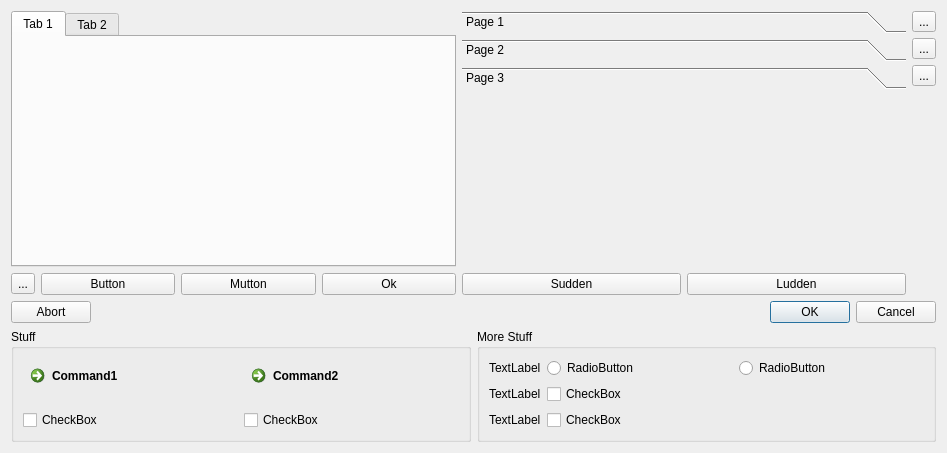
<?xml version="1.0" encoding="UTF-8"?>
<ui version="4.0">
 <class>Formedabelt</class>
 <widget class="QWidget" name="Formedabelt">
  <property name="geometry">
   <rect>
    <x>0</x>
    <y>0</y>
    <width>947</width>
    <height>453</height>
   </rect>
  </property>
  <property name="windowTitle">
   <string>Form</string>
  </property>
  <layout class="QVBoxLayout" name="verticalLayout_5">
   <item>
    <layout class="QVBoxLayout" name="verticalLayout_4">
     <item>
      <layout class="QHBoxLayout" name="horizontalLayout_3">
       <item>
        <layout class="QVBoxLayout" name="verticalLayout">
         <item>
          <widget class="QTabWidget" name="tabWidget">
           <widget class="QWidget" name="tab">
            <attribute name="title">
             <string>Tab 1</string>
            </attribute>
           </widget>
           <widget class="QWidget" name="tab_2">
            <attribute name="title">
             <string>Tab 2</string>
            </attribute>
           </widget>
          </widget>
         </item>
         <item>
          <layout class="QHBoxLayout" name="horizontalLayout">
           <item>
            <widget class="QToolButton" name="toolButton">
             <property name="text">
              <string>...</string>
             </property>
            </widget>
           </item>
           <item>
            <widget class="QPushButton" name="pushButton_2">
             <property name="text">
              <string>Button</string>
             </property>
            </widget>
           </item>
           <item>
            <widget class="QPushButton" name="pushButton_3">
             <property name="text">
              <string>Mutton</string>
             </property>
            </widget>
           </item>
           <item>
            <widget class="QPushButton" name="pushButton">
             <property name="text">
              <string>Ok</string>
             </property>
            </widget>
           </item>
          </layout>
         </item>
        </layout>
       </item>
       <item>
        <layout class="QVBoxLayout" name="verticalLayout_2">
         <item>
          <widget class="QToolBox" name="toolBox">
           <property name="currentIndex">
            <number>2</number>
           </property>
           <widget class="QWidget" name="page">
            <property name="geometry">
             <rect>
              <x>0</x>
              <y>0</y>
              <width>442</width>
              <height>154</height>
             </rect>
            </property>
            <attribute name="label">
             <string>Page 1</string>
            </attribute>
           </widget>
           <widget class="QWidget" name="page_2">
            <property name="geometry">
             <rect>
              <x>0</x>
              <y>0</y>
              <width>442</width>
              <height>154</height>
             </rect>
            </property>
            <attribute name="label">
             <string>Page 2</string>
            </attribute>
           </widget>
           <widget class="QWidget" name="page_3">
            <attribute name="label">
             <string>Page 3</string>
            </attribute>
           </widget>
          </widget>
         </item>
         <item>
          <layout class="QHBoxLayout" name="horizontalLayout_2">
           <item>
            <widget class="QPushButton" name="pushButton_4">
             <property name="text">
              <string>Sudden</string>
             </property>
            </widget>
           </item>
           <item>
            <widget class="QPushButton" name="pushButton_5">
             <property name="text">
              <string>Ludden</string>
             </property>
            </widget>
           </item>
          </layout>
         </item>
        </layout>
       </item>
       <item>
        <layout class="QVBoxLayout" name="verticalLayout_3">
         <item>
          <widget class="QToolButton" name="toolButton_2">
           <property name="text">
            <string>...</string>
           </property>
          </widget>
         </item>
         <item>
          <widget class="QToolButton" name="toolButton_3">
           <property name="text">
            <string>...</string>
           </property>
          </widget>
         </item>
         <item>
          <widget class="QToolButton" name="toolButton_4">
           <property name="text">
            <string>...</string>
           </property>
          </widget>
         </item>
         <item>
          <spacer name="verticalSpacer">
           <property name="orientation">
            <enum>Qt::Vertical</enum>
           </property>
           <property name="sizeHint" stdset="0">
            <size>
             <width>20</width>
             <height>40</height>
            </size>
           </property>
          </spacer>
         </item>
        </layout>
       </item>
      </layout>
     </item>
     <item>
      <layout class="QHBoxLayout" name="horizontalLayout_4">
       <item>
        <widget class="QPushButton" name="pushButton_6">
         <property name="text">
          <string>Abort</string>
         </property>
        </widget>
       </item>
       <item>
        <spacer name="horizontalSpacer">
         <property name="orientation">
          <enum>Qt::Horizontal</enum>
         </property>
         <property name="sizeHint" stdset="0">
          <size>
           <width>40</width>
           <height>20</height>
          </size>
         </property>
        </spacer>
       </item>
       <item>
        <widget class="QDialogButtonBox" name="buttonBox">
         <property name="standardButtons">
          <set>QDialogButtonBox::Cancel|QDialogButtonBox::Ok</set>
         </property>
        </widget>
       </item>
      </layout>
     </item>
    </layout>
   </item>
   <item>
    <layout class="QHBoxLayout" name="horizontalLayout_6">
     <item>
      <widget class="QGroupBox" name="groupBox">
       <property name="title">
        <string>Stuff</string>
       </property>
       <layout class="QGridLayout" name="gridLayout">
        <item row="0" column="0">
         <widget class="QCommandLinkButton" name="commandLinkButton">
          <property name="text">
           <string>Command1</string>
          </property>
         </widget>
        </item>
        <item row="0" column="1">
         <widget class="QCommandLinkButton" name="commandLinkButton_2">
          <property name="text">
           <string>Command2</string>
          </property>
         </widget>
        </item>
        <item row="1" column="0">
         <widget class="QCheckBox" name="checkBox_3">
          <property name="text">
           <string>CheckBox</string>
          </property>
         </widget>
        </item>
        <item row="1" column="1">
         <widget class="QCheckBox" name="checkBox_4">
          <property name="text">
           <string>CheckBox</string>
          </property>
         </widget>
        </item>
       </layout>
      </widget>
     </item>
     <item>
      <widget class="QGroupBox" name="groupBox_2">
       <property name="title">
        <string>More Stuff</string>
       </property>
       <layout class="QFormLayout" name="formLayout">
        <item row="0" column="0">
         <widget class="QLabel" name="label">
          <property name="text">
           <string>TextLabel</string>
          </property>
         </widget>
        </item>
        <item row="0" column="1">
         <layout class="QHBoxLayout" name="horizontalLayout_5">
          <item>
           <widget class="QRadioButton" name="radioButton">
            <property name="text">
             <string>RadioButton</string>
            </property>
           </widget>
          </item>
          <item>
           <widget class="QRadioButton" name="radioButton_2">
            <property name="text">
             <string>RadioButton</string>
            </property>
           </widget>
          </item>
         </layout>
        </item>
        <item row="1" column="0">
         <widget class="QLabel" name="label_2">
          <property name="text">
           <string>TextLabel</string>
          </property>
         </widget>
        </item>
        <item row="1" column="1">
         <widget class="QCheckBox" name="checkBox">
          <property name="text">
           <string>CheckBox</string>
          </property>
         </widget>
        </item>
        <item row="2" column="0">
         <widget class="QLabel" name="label_3">
          <property name="text">
           <string>TextLabel</string>
          </property>
         </widget>
        </item>
        <item row="2" column="1">
         <widget class="QCheckBox" name="checkBox_2">
          <property name="text">
           <string>CheckBox</string>
          </property>
         </widget>
        </item>
       </layout>
      </widget>
     </item>
    </layout>
   </item>
  </layout>
 </widget>
 <resources/>
 <connections>
  <connection>
   <sender>checkBox_4</sender>
   <signal>toggled(bool)</signal>
   <receiver>commandLinkButton_2</receiver>
   <slot>toggle()</slot>
   <hints>
    <hint type="sourcelabel">
     <x>333</x>
     <y>416</y>
    </hint>
    <hint type="destinationlabel">
     <x>317</x>
     <y>374</y>
    </hint>
   </hints>
  </connection>
  <connection>
   <sender>checkBox_3</sender>
   <signal>toggled(bool)</signal>
   <receiver>commandLinkButton</receiver>
   <slot>toggle()</slot>
   <hints>
    <hint type="sourcelabel">
     <x>98</x>
     <y>420</y>
    </hint>
    <hint type="destinationlabel">
     <x>99</x>
     <y>390</y>
    </hint>
   </hints>
  </connection>
  <connection>
   <sender>checkBox</sender>
   <signal>toggled(bool)</signal>
   <receiver>radioButton_2</receiver>
   <slot>setChecked(bool)</slot>
   <hints>
    <hint type="sourcelabel">
     <x>769</x>
     <y>388</y>
    </hint>
    <hint type="destinationlabel">
     <x>788</x>
     <y>363</y>
    </hint>
   </hints>
  </connection>
  <connection>
   <sender>checkBox</sender>
   <signal>toggled(bool)</signal>
   <receiver>radioButton</receiver>
   <slot>setChecked(bool)</slot>
   <hints>
    <hint type="sourcelabel">
     <x>653</x>
     <y>386</y>
    </hint>
    <hint type="destinationlabel">
     <x>653</x>
     <y>363</y>
    </hint>
   </hints>
  </connection>
  <connection>
   <sender>checkBox_2</sender>
   <signal>clicked(bool)</signal>
   <receiver>radioButton</receiver>
   <slot>toggle()</slot>
   <hints>
    <hint type="sourcelabel">
     <x>717</x>
     <y>421</y>
    </hint>
    <hint type="destinationlabel">
     <x>725</x>
     <y>364</y>
    </hint>
   </hints>
  </connection>
  <connection>
   <sender>buttonBox</sender>
   <signal>accepted()</signal>
   <receiver>radioButton_2</receiver>
   <slot>toggle()</slot>
   <hints>
    <hint type="sourcelabel">
     <x>871</x>
     <y>311</y>
    </hint>
    <hint type="destinationlabel">
     <x>859</x>
     <y>362</y>
    </hint>
   </hints>
  </connection>
  <connection>
   <sender>pushButton_6</sender>
   <signal>clicked()</signal>
   <receiver>pushButton_4</receiver>
   <slot>click()</slot>
   <hints>
    <hint type="sourcelabel">
     <x>85</x>
     <y>308</y>
    </hint>
    <hint type="destinationlabel">
     <x>499</x>
     <y>276</y>
    </hint>
   </hints>
  </connection>
  <connection>
   <sender>pushButton_4</sender>
   <signal>released()</signal>
   <receiver>radioButton_2</receiver>
   <slot>toggle()</slot>
   <hints>
    <hint type="sourcelabel">
     <x>521</x>
     <y>274</y>
    </hint>
    <hint type="destinationlabel">
     <x>769</x>
     <y>368</y>
    </hint>
   </hints>
  </connection>
 </connections>
</ui>
